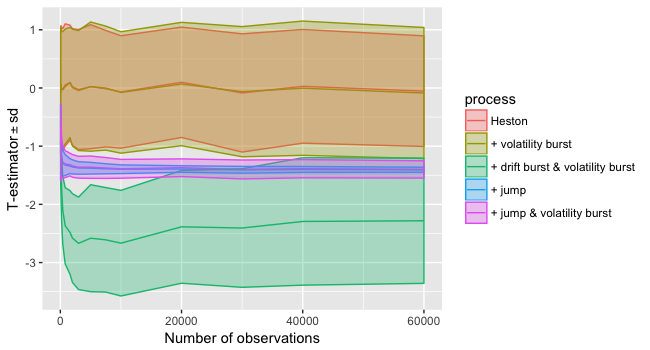

Write the R code that produced this figure.
library(ggplot2)
library(latex2exp)
setwd(Sys.getenv("masters-thesis"))
source("Simulation/Heston.R")
source("Simulation/Bursts.R")
source("Simulation/Jumps.R")
source("Estimation/pre-average.R")
source("Estimation/estimates.R")

p0 <- Sys.time()

#seed
set.seed(100)

#################### PARAMETERS THAT DON'T CHANGE ####################
omega <- 0
K2 <- 0.5 #K2

#Burst settings
alpha <- 0.55
beta <- 0.45
c_1 <- (1-alpha)*0.005/(10/(60*24*7*52))^(1-alpha)
c_2 <- sqrt((1-2*beta)*0.001^2/(10/(60*24*7*52))^(1-2*beta))

#################### PARAMETERS CHANGING WITH N ####################
#n = 60k and npaths = 500 is absolute max that my computer can keep in memory
n_list <- c(50, 100, 200, 400, 800, 1600, 2000, 3000, 5000, 7500, 10000, 20000, 30000, 40000, 60000)

#Initialize list with 5 mean, lower and upper for later plot
n_processes <- 5

all_plot_data <- vector("list", n_processes)
for (i in 1:n_processes) {
  all_plot_data[[i]]$means <- numeric(length = length(n_list))
  all_plot_data[[i]]$lower <- all_plot_data[[i]]$means
  all_plot_data[[i]]$upper <- all_plot_data[[i]]$means
}

#################### LOOP OVER N ####################

for (my_n in 1:length(n_list)) {
  #my_n <- 1
  print(my_n)
  #my_n <- length(n_list)
  mat <- 6.5/(24*7*52)#*52*7*24*60*60 #In years
  n <- n_list[my_n]
  dt <- mat/n #In years
  hd <- 10^(-2)*dt^(1/2) #If years
  
  #Check that they are reasonable
  hd/dt
  
  #The index where i calculate T
  desired_index <- ceiling((n+1)/2) #because it includes t_0 and T, we take (n+1)/2.
  
  
  ############ Simulation #########
  Npath <- 500
  settings <- sim.setup(mat=mat, Npath = Npath, Nsteps = n, omega = omega) #6.5 hours
  Heston <- sim.heston(settings)
  Heston_vb <- sim.addvb(Heston,burst_time = 0.5, interval_length = 0.05, c_2 = c_2, beta = beta)
  Heston_vbdb <- sim.adddb(Heston_vb, burst_time=0.5,interval_length=0.05, c_1 = c_1, alpha = alpha)
  Heston_jump <- sim.addjump(Heston, burst_time = 0.5, interval_length = 0.05, c_1 = c_1, alpha = alpha)
  Heston_vbjump <- sim.addjump(Heston_vb, burst_time = 0.5, interval_length = 0.05, c_1 = c_1, alpha = alpha)
  
  #All paths
  all_paths <- list(Heston, Heston_vb, Heston_vbdb, Heston_jump, Heston_vbjump)

  for (j in 1:length(all_paths)) {
    #j <- 1
    path <- all_paths[[j]]
    
    #We need to transpose Y for dy to work properly
    Y <- t(as.matrix(path$Y))
    dy <- diff(Y)
    
    #Plug bag into path-list
    path$Y <- t(dy)
    
    ######## CALCULATE T estimator ##########
    T_hat <- numeric(length = Npath)
    
    for (i in 1:Npath){
      #i <- 1
      single_path <- list(Y = path$Y[i,], time = path$time)
      mu_hat <- est.mu(data = single_path, hd,t.index = desired_index)$mu[1]
      sigma_hat_2 <- est.sigma.raw(data = single_path, hd,t.index = desired_index)$sig[1]
      T_hat[i] <- sqrt(hd/K2) * mu_hat/sqrt(sigma_hat_2)
    }
    
    T_hat_clean <- na.omit(T_hat) #There MIGHT be negtive sigma-hat but it is highly unlikely
    
    ######## SAVE MEAN AND VARIANCE FOR PLOT #######

    all_plot_data[[j]]$means[my_n] <- mean(T_hat_clean)
    all_plot_data[[j]]$lower[my_n] <- all_plot_data[[j]]$means[my_n] -sqrt(var(T_hat_clean))
    all_plot_data[[j]]$upper[my_n] <- all_plot_data[[j]]$means[my_n] +sqrt(var(T_hat_clean))
  }
}


#################### PLOT ####################
#Re-shape to data.frame(x, lower, mean, upper, farve)

all_paths <- list(Heston, Heston_vb, Heston_vbdb, Heston_jump, Heston_vbjump)

#Create numbers for colors
all_plot_data[[1]]$process <- rep("Heston", length(all_plot_data[[1]]$mean))
all_plot_data[[2]]$process <- rep("+ volatility burst", length(all_plot_data[[2]]$mean))
all_plot_data[[3]]$process <- rep("+ drift burst & volatility burst", length(all_plot_data[[3]]$mean))
all_plot_data[[4]]$process <- rep("+ jump", length(all_plot_data[[4]]$mean))
all_plot_data[[5]]$process <- rep("+ jump & volatility burst", length(all_plot_data[[5]]$mean))


#Create a single data_frame
plot_data_frame <- data.frame(n = n_list ,
                              lower= all_plot_data[[1]]$lower,
                              mean= all_plot_data[[1]]$mean,
                              upper= all_plot_data[[1]]$upper,
                              process= all_plot_data[[1]]$process)

for (i in 2:length(all_plot_data)){
  new_data_frame <- data.frame(n = n_list,
                               lower= all_plot_data[[i]]$lower,
                               mean= all_plot_data[[i]]$mean,
                               upper= all_plot_data[[i]]$upper,
                               process= all_plot_data[[i]]$process)
  plot_data_frame <- rbind(plot_data_frame,new_data_frame)
}

##### PLOT #####
qplot(n, mean, data = plot_data_frame, geom = "line", color = process) +
  geom_ribbon(aes(ymin = lower, ymax = upper, fill = process), alpha = 0.3) +
  xlab("Number of observations") + ylab(TeX('$ T-estimator \\pm sd$'))

#Save dataframe for later
saveRDS(plot_data_frame, file="Figures2/Saved_data_for_plots/03_T-estimator1_wihtout_noise.Rda")

print(Sys.time()-p0) #approx 10 min with max(n) = 60k and npaths = 500
